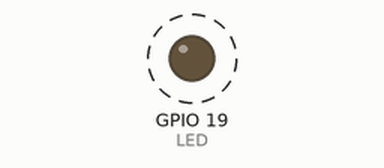
The program below on a simulated Raspberry Pi (BCM pin numbers). Parts: output pins drawn as LEDs (lit = HIGH). Dashed ring = blinking. At 5.0 s the program stops and its outputs stay as they are.

Above: at 0.2 s.
Timing chart, 0 to 3.0 s (numbered marks = the images above):
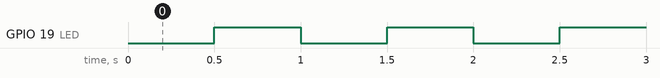

The program:

Led.py
```python
'''
Модуль работы со светодиодом
'''
i = 0
import RPi.GPIO as GPIO
import time
LED = 19

GPIO.setmode(GPIO.BCM)
GPIO.setup(LED, GPIO.OUT)

i = 0
while (i < 5):
    i = i + 1
    time.sleep(0.5)
    GPIO.output(LED, GPIO.HIGH)
    time.sleep(0.5)
    GPIO.output(LED, GPIO.LOW)

GPIO.cleanup()
```

Measured:
- by itself, GPIO 19 (LED): alternates HIGH for 0.50 s and LOW for 0.50 s, 10 changes in all, then stays LOW
